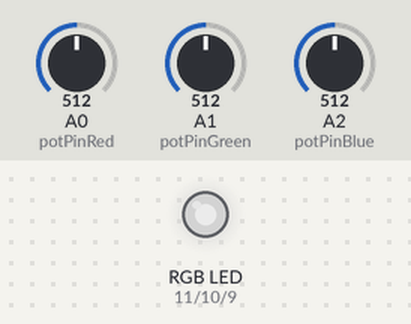
Bench run of a sketch on a simulated Arduino Uno, built with avr-gcc and run on an emulated ATmega328P. On the bench: an RGB LED mixed from three pins (HIGH = lit). The test bench sets the inputs (shaded band); at power-on: A0 (potPinRed) = 512, A1 (potPinGreen) = 512, A2 (potPinBlue) = 512. Dim RGB values are drawn brighter than linear.

Above: at 1.2 s.
1.3 s: A0 (potPinRed) set to 716
At 1.8 s:
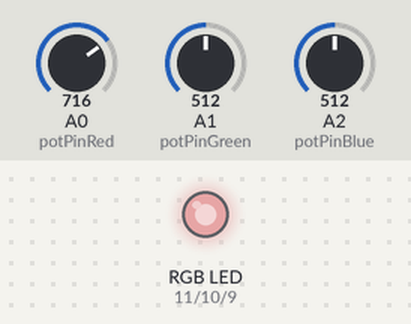
2.8 s: A1 (potPinGreen) set to 716
At 4.0 s:
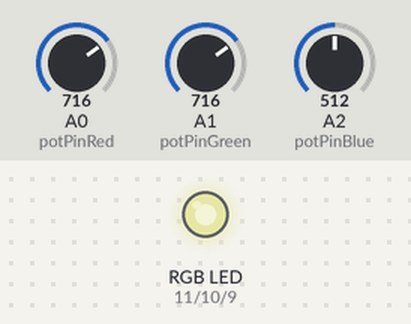
4.3 s: A2 (potPinBlue) set to 716
At 5.2 s:
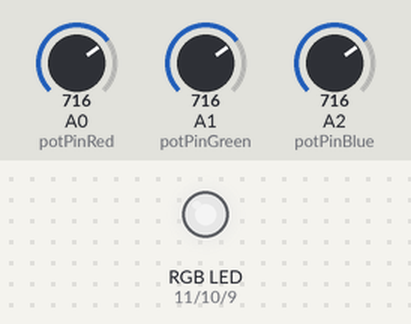
5.8 s: A0 (potPinRed) set to 900
At 6.4 s:
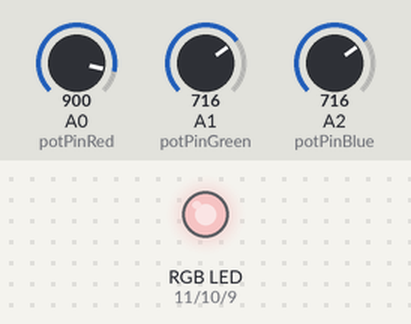
7.3 s: A1 (potPinGreen) set to 900
At 8.5 s:
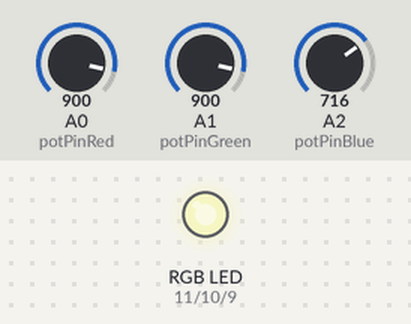
8.8 s: A2 (potPinBlue) set to 900
At 9.9 s:
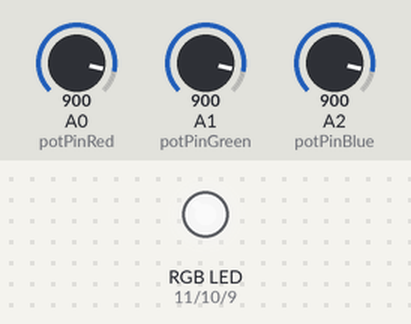
Timing chart, 0 to 11.3 s (numbered marks = the images above; inputs shaded):
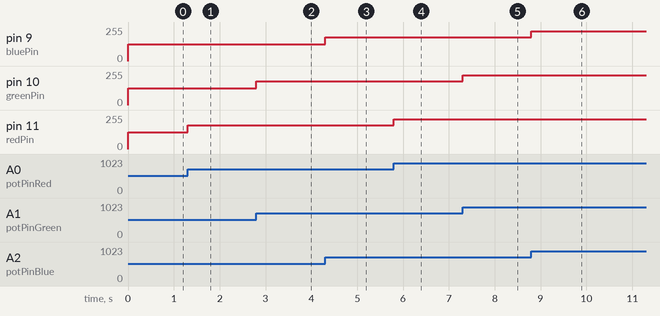

Measured:
- after the input at 1.3 s, pin 11 (redPin): 127/255 → 178/255 at once
- after the input at 2.8 s, pin 10 (greenPin): 127/255 → 178/255 at once
- after the input at 4.3 s, pin 9 (bluePin): 127/255 → 178/255 at once
- after the input at 5.8 s, pin 11 (redPin): 178/255 → 224/255 at once
- after the input at 7.3 s, pin 10 (greenPin): 178/255 → 224/255 at once
- after the input at 8.8 s, pin 9 (bluePin): 178/255 → 224/255 at once

The sketch:

TemaLab3.ino
```cpp
const int potPinRed=A0;
const int potPinGreen=A1;
const int potPinBlue=A2;
const int redPin=11;
const int greenPin=10;
const int bluePin=9;

int potValueRed=0;
int potValueGreen=0;
int potValueBlue=0;
int ledValueRed=0;
int ledValueGreen=0;
int ledValueBlue=0;

void setup() {
  pinMode(potPinRed, INPUT);
  pinMode(potPinGreen, INPUT);
  pinMode(potPinBlue, INPUT);
  pinMode(redPin, OUTPUT);
  pinMode(greenPin, OUTPUT);
  pinMode(bluePin, OUTPUT);
  Serial.begin(9600);
}
void loop() {
  potValueRed=analogRead(potPinRed);
  ledValueRed=map(potValueRed,0,1023,0,255);
  analogWrite(redPin,ledValueRed);
  potValueGreen=analogRead(potPinGreen);
  ledValueGreen=map(potValueGreen,0,1023,0,255);
  analogWrite(greenPin,ledValueGreen);
  potValueBlue=analogRead(potPinBlue);
  ledValueBlue=map(potValueBlue,0,1023,0,255);
  analogWrite(bluePin,ledValueBlue);
}
```
